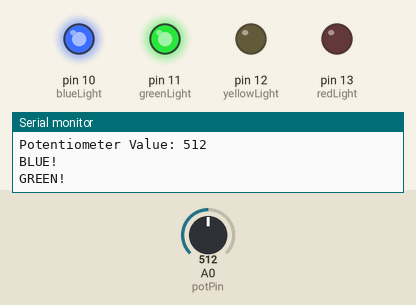
Simulated run of this sketch. Board: Arduino Uno, built with avr-gcc and run on an emulated ATmega328P. Parts: output pins drawn as LEDs (lit = HIGH), the last lines printed to the serial monitor. The inputs (shaded band) are chosen by the test bench; at power-on: A0 (potPin) = 512.

Above: at 1.2 s.
1.3 s: A0 (potPin) set to 750
2.8 s: A0 (potPin) set to 779
At 3.4 s:
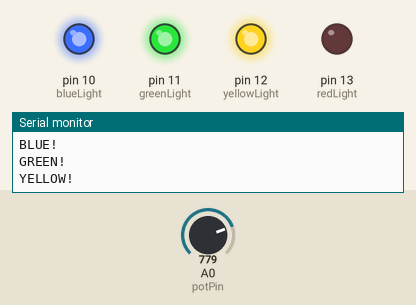
4.3 s: A0 (potPin) set to 1007
5.8 s: A0 (potPin) set to 1023
At 6.2 s:
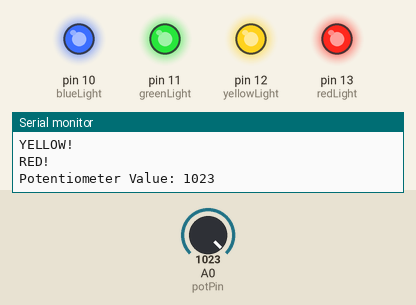
7.3 s: A0 (potPin) set to 501
At 8.5 s:
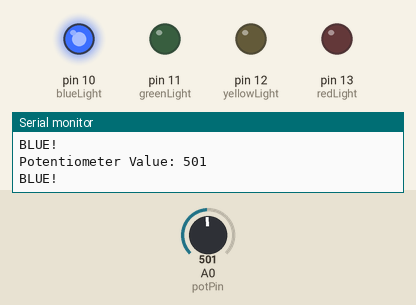
8.8 s: A0 (potPin) set to 525
At 10.2 s:
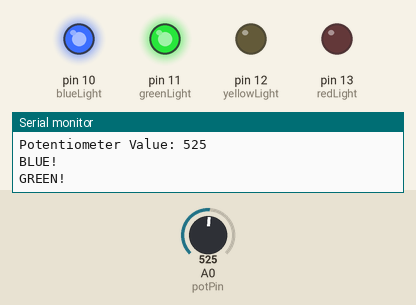
Timing chart, 0 to 11.3 s (numbered marks = the images above; inputs shaded):
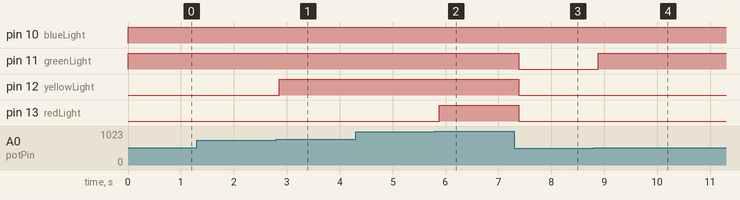

The sketch:

potentiolight.ino
```cpp
// ポテンショメーターの入力に応じてライトを光らせる！

const int potPin = A0;
int potVal = 0;
const int redLight = 13;
const int yellowLight = 12;
const int greenLight = 11;
const int blueLight = 10;

void setup() {
  Serial.begin(9600);
  pinMode(redLight, OUTPUT);
  pinMode(yellowLight, OUTPUT);
  pinMode(greenLight, OUTPUT);
  pinMode(blueLight, OUTPUT);
}

void loop() {
  resetLight();

  potVal = analogRead(potPin);
  Serial.print("Potentiometer Value: ");
  Serial.println(potVal);

  if (potVal >= 255){
    digitalWrite(blueLight, HIGH);
    Serial.println("BLUE!");
  }
  if (potVal >= 511){
    digitalWrite(greenLight, HIGH);
    Serial.println("GREEN!");
  }
  if (potVal >= 767){
    digitalWrite(yellowLight, HIGH);
    Serial.println("YELLOW!");
  }
  if (potVal >= 1023){ // 1023ぴったりにはならないと思われるため
    digitalWrite(redLight, HIGH);
    Serial.println("RED!");
  }
  delay(150);
}

void resetLight(){
  digitalWrite(redLight, LOW);
  digitalWrite(yellowLight, LOW);
  digitalWrite(greenLight, LOW);
  digitalWrite(blueLight, LOW);
}
```

Measured:
- the behaviour switches between 766 and 767 on A0 (potPin) (found by bisection; images 0 and 1)
- the behaviour switches between 1022 and 1023 on A0 (potPin) (found by bisection; images 1 and 2)
- the behaviour switches between 510 and 511 on A0 (potPin) (found by bisection; images 3 and 4)
- after the input at 2.8 s, pin 12 (yellowLight): LOW → HIGH after 0.06 s
- after the input at 5.8 s, pin 13 (redLight): LOW → HIGH after 0.08 s
- after the input at 7.3 s, pin 11 (greenLight), pin 12 (yellowLight), pin 13 (redLight): HIGH → LOW after 0.08 s
- after the input at 8.8 s, pin 11 (greenLight): LOW → HIGH after 0.09 s
